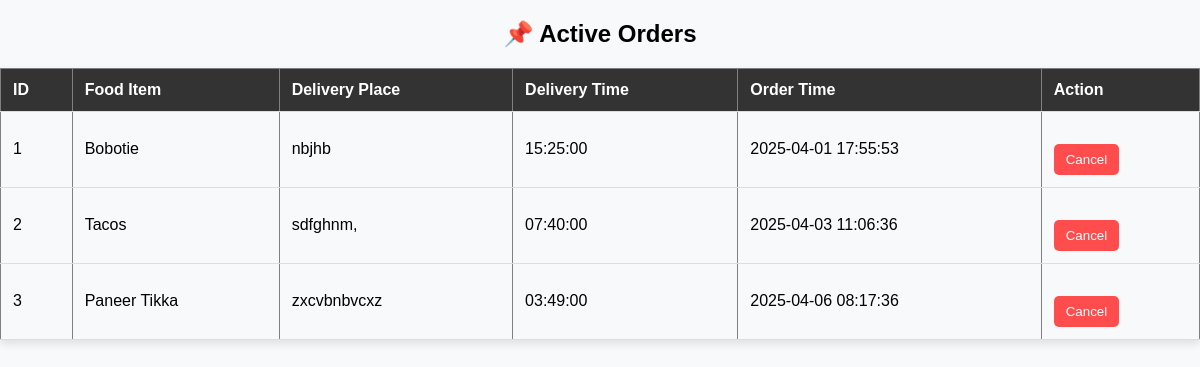
/emp_ords.php (signed in), run on the app's committed database.
### tables this page shows
CREATE TABLE `orders` (
  `id` int(11) NOT NULL,
  `food_item` varchar(255) NOT NULL,
  `delivery_place` varchar(255) NOT NULL,
  `delivery_time` time NOT NULL,
  `order_time` timestamp NOT NULL DEFAULT current_timestamp(),
  `status` enum('Pending','In Progress','Completed','Cancelled') NOT NULL DEFAULT 'Pending'
);

### emp_ords.php (the view, shortened to what this page needs)
<?php
include 'db.php';
$result = $conn->query("SELECT * FROM orders WHERE id NOT IN (SELECT order_id FROM canceled_orders)");
?>
<!DOCTYPE html>
<html lang="en">
<head>
    <link rel="stylesheet" href="emp_css.css">
</head>
<body>
    <h2>📌 Active Orders</h2>
    <table border="1">
        <tr>
            <th>ID</th>
            <th>Food Item</th>
            <th>Delivery Place</th>
            <th>Delivery Time</th>
            <th>Order Time</th>
            <th>Action</th>
        </tr>
        <?php while ($row = $result->fetch_assoc()) { ?>
        <tr>
            <td><?= $row['id'] ?></td>
            <td><?= $row['food_item'] ?></td>
            <td><?= $row['delivery_place'] ?></td>
            <td><?= $row['delivery_time'] ?></td>
            <td><?= $row['order_time'] ?></td>
            <td>
                <form method="POST" action="cancel_order.php">
                    <button type="submit" class="cancel-btn">Cancel</button>
                </form>
            </td>
        </tr>
        <?php } ?>
    </table>
</body>
</html>

### emp_css.css (style rules this page uses)
body { font-family: 'Arial', sans-serif; background-color: #f8f9fa; text-align: center; margin: 0; padding: 0; }
.cancel-btn { background-color: #ff4d4d; color: white; border: none; padding: 8px 12px; cursor: pointer; border-radius: 5px; }
table { width: 100%; border-collapse: collapse; margin-top: 20px; }
th, td { padding: 10px; text-align: left; border-bottom: 1px solid #ddd; }
th { background-color: #333; color: white; }
form { margin-top: 20px; }
table { width: 100%; border-collapse: collapse; margin-top: 20px; box-shadow: 0 4px 8px rgba(0, 0, 0, 0.1); }
th, td { padding: 12px; text-align: left; border-bottom: 1px solid #ddd; }

### data on the page
orders: id "1", food_item "Bobotie", delivery_place "nbjhb", delivery_time "15:25:00", order_time "2025-04-01 17:55:53"
orders: id "2", food_item "Tacos", delivery_place "sdfghnm,", delivery_time "07:40:00", order_time "2025-04-03 11:06:36"
orders: id "3", food_item "Paneer Tikka", delivery_place "zxcvbnbvcxz", delivery_time "03:49:00", order_time "2025-04-06 08:17:36"
